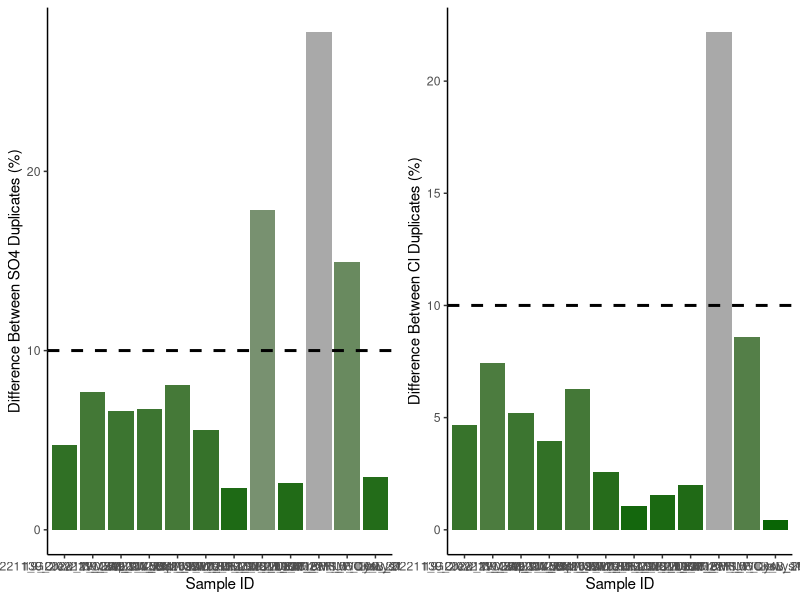
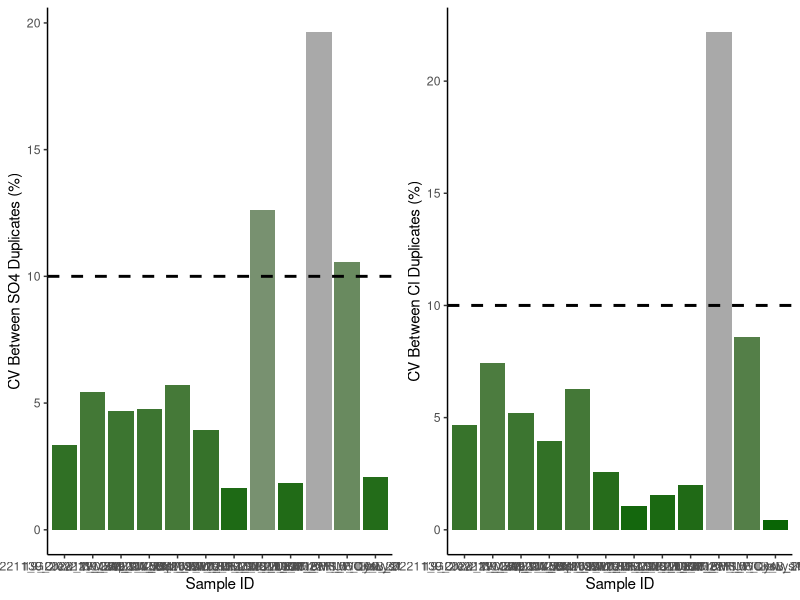
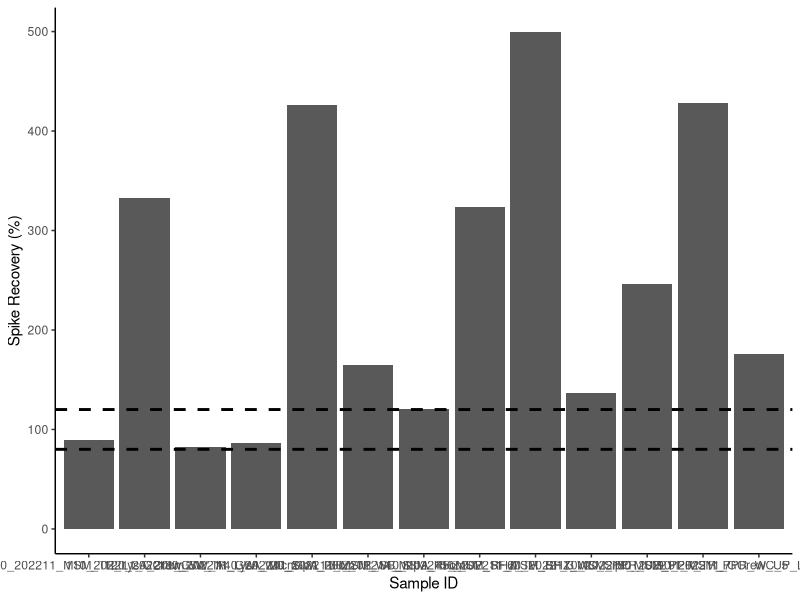

R code for these plots, in order: (Note: this script raises an error after producing the figures.)
## ---- chunk 1
knitr::opts_chunk$set(echo = TRUE)

## Load data.table package
library(data.table)
library(ggplot2)
library(dplyr)
library(data.table)
library(matrixStats)
library(gridExtra)
library(ggpubr)
library(grid)
library(stringr)
## ---- chunk 2
# SULFATE DATA: 

## Read in raw data file from Dionex - copied and saved as a txt
Sdat <- read.table("Raw Data/COMPASS_Synoptic_CB_MonMon_202211_SO4.txt",sep='\t' , header=T, skip=3)
head(Sdat)

## Only keep the columns that we need 
Sdat <- Sdat[ ,c(2,5)] # dont need this here 
head(Sdat)

## Name the columns correctly 
colnames(Sdat) <- c( "Sample_ID", "SO4_ppm")
Sdat$Sample_ID <- as.factor(Sdat$Sample_ID)
Sdat$SO4_ppm <- as.numeric(Sdat$SO4_ppm)
Sdat <- as.data.frame(Sdat)
head(Sdat)

#Chloride data 
## Read in raw data file from Dionex - copied and saved as a txt
Cldat <- read.table("Raw Data/COMPASS_Synoptic_CB_MonMon_202211_Cl.txt",sep='\t' , header=T, skip=3)
head(Cldat)

## Only keep the columns that we need 
Cldat <- Cldat[ ,c(2,5)]
head(Cldat)

## Name the columns correctly 
colnames(Cldat) <- c( "Sample_ID", "Cl_ppm")
Cldat$Sample_ID <- as.factor(Cldat$Sample_ID)
Cldat$Cl_ppm <- as.numeric(Cldat$Cl_ppm)
Cldat <- as.data.frame(Cldat)
head(Cldat) 


## Bring the data back together: 
all_dat <- merge(Sdat, Cldat, by="Sample_ID")
head(all_dat)

## Remove empty lines 
all_dat <- all_dat[!(is.na(all_dat$Sample_ID) | all_dat$Sample_ID==""), ]
head(all_dat)

all_dat <- droplevels(all_dat[!all_dat$Sample_ID == 'Lab Blank',])
head(all_dat)



## ---- chunk 3
stds <- all_dat[grepl("Standard", all_dat$Sample_ID),]
head(stds)

stds_chk_S <- stds %>%
	group_by(Sample_ID) %>%
	summarise(mean = mean(SO4_ppm), sd = sd(SO4_ppm))
stds_chk_S$cv <- (stds_chk_S$sd/stds_chk_S$mean)*100
stds_chk_S$flag <-  ifelse(stds_chk_S$cv <2, 'YES', 'NO, rerun')
head(stds_chk_S)

stds_chk_Cl <- stds %>%
	group_by(Sample_ID) %>%
	summarise(mean = mean(Cl_ppm), sd = sd(Cl_ppm))
stds_chk_Cl$cv <- (stds_chk_Cl$sd/stds_chk_Cl$mean)*100
stds_chk_Cl$flag <-  ifelse(stds_chk_Cl$cv <2, 'YES', 'NO, rerun')
head(stds_chk_Cl)

## ---- chunk 4
#remove standards from sample dataframe
sampledat <- all_dat[!grepl("Standard", all_dat$Sample_ID),]
head(sampledat)

# Constants needed for calculations: 
clmw <- 35.45     #molecular weight of Chloride: 35.45 
smw <- 32.06      #molecular weight of sulfur: 32.06


# Convert ppm to mmol/L
sampledat$SO4_mM <- (sampledat$SO4_ppm / smw)
sampledat$Cl_mM <- (sampledat$Cl_ppm / clmw)


# Calculate Salinity 
# calculated using the Knudsen equation 
# Salinity = 0.03 + 1.8050 * Chlorinity
# Ref: A Practical Handbook of Seawater Analysis by Strickland & Parsons (P. 11)
# =((1.807*Cl_ppm)+0.026)/1000
sampledat$salinity <- ((1.8070 * sampledat$Cl_ppm) + 0.026) / 1000


head(sampledat)
## ---- chunk 5
#Show me the data that we have from the calculations 
head(sampledat)

#pull out any rows that have "dup" in the SampleID column
dups <- sampledat %>%  
  filter(str_detect(Sample_ID, "dup"))      #have to change this to match data
head(dups)

#remove these from sample dataframe in a new dataframe
sampledat2 <- sampledat %>%  
  filter(!str_detect(Sample_ID, "dup")) %>%  
  filter(!str_detect(Sample_ID, "spk")) 
head(sampledat2)

#remove the dup from these IDs so we will have duplicate sample names
dups$Sample_ID<-gsub("_dup","",as.character(dups$Sample_ID))
dups <- dups[ ,-c(2,3)]
colnames(dups) <- c('Sample_ID', 'SO4_mM_dup', "Cl_mM_dup", "salinity_dup")
head(dups)

#put it back together with the old data set and look for duplicates 
QAdups <- merge(sampledat2, dups)
head(QAdups)

QAdups$SO4_dups_chk <- ((abs(QAdups$SO4_mM-QAdups$SO4_mM_dup))/((QAdups$SO4_mM+QAdups$SO4_mM_dup)/2))*100
QAdups$SO4_dups_flag <-  ifelse(QAdups$SO4_dups_chk <10, 'YES', 'NO, rerun')

QAdups$Cl_dups_chk <- ((abs(QAdups$Cl_mM-QAdups$Cl_mM_dup))/((QAdups$Cl_mM+QAdups$Cl_mM_dup)/2))*100
QAdups$Cl_dups_flag <-  ifelse(QAdups$Cl_dups_chk <10, 'YES', 'NO, rerun')

head(QAdups)

#plot dups output as a bar graph to easily check - want any over 10% to be red need to work on this 
Sdupsbar <- ggplot(data = QAdups, aes(x = Sample_ID, y = SO4_dups_chk, fill=SO4_dups_chk)) +
       geom_bar(stat = 'identity') + 
        scale_fill_gradient2(low='darkgreen', mid='darkgreen', high='darkgrey', space='Lab') + 
        theme_classic() + labs(x= "Sample ID", y="Difference Between SO4 Duplicates (%)") + 
        theme(legend.position="none") +  geom_hline(yintercept=10, linetype="dashed", 
                color = "black", size=1)


Cldupsbar <- ggplot(data = QAdups, aes(x = Sample_ID, y = Cl_dups_chk, fill=Cl_dups_chk)) +
       geom_bar(stat = 'identity') + 
        scale_fill_gradient2(low='darkgreen', mid='darkgreen', high='darkgrey', space='Lab') + 
        theme_classic() + labs(x= "Sample ID", y="Difference Between Cl Duplicates (%)") + 
        theme(legend.position="none") +  geom_hline(yintercept=10, linetype="dashed", 
                color = "black", size=1)

ggarrange(Sdupsbar, Cldupsbar,ncol=2, nrow=1)

#check for percent of no, reruns to see if it  would warrant reruns 
Perc_dups <- QAdups %>% 
  group_by(SO4_dups_flag) %>%
  summarise(S_no_rows = length(SO4_dups_flag)) 
Perc_dups1 <- QAdups %>% 
  group_by(Cl_dups_flag) %>%
  summarise(Cl_no_rows = length(Cl_dups_flag))
colnames(Perc_dups) <- c("Flag", "S_no_rows")
colnames(Perc_dups1) <- c("Flag", "Cl_no_rows")
Perc_dups2 <- cbind(Perc_dups, Perc_dups1)

Perc_dups2$Total <- length(QAdups$SO4_dups_flag)
Perc_dups2$S_Percent <- (Perc_dups2$S_no_rows / Perc_dups2$Total)*100
Perc_dups2$Cl_Percent <- (Perc_dups2$Cl_no_rows / Perc_dups2$Total)*100
head(Perc_dups2)


## ---- chunk 6
#the cv 
# calculate the sd bewteen the two duplicates then divide by the mean and multiply by 100 

df2 <- as.data.frame(QAdups$SO4_mM)
df2$dups <- QAdups$SO4_mM_dup

df2$sds <- apply(df2,1,sd)

QAdups$SO4_dups_cv <- (df2$sds)/((QAdups$SO4_mM+QAdups$SO4_mM_dup)/2) * 100
QAdups$SO4_dups_cv_flag <-  ifelse(QAdups$SO4_dups_cv <11, 'YES', 'NO, rerun')

head(QAdups)

#plot dups output as a bar graph to easily check - want any over 10% to be red need to work on this 
Sdupsbar <- ggplot(data = QAdups, aes(x = Sample_ID, y = SO4_dups_cv, fill=SO4_dups_chk)) +
       geom_bar(stat = 'identity') + 
        scale_fill_gradient2(low='darkgreen', mid='darkgreen', high='darkgrey', space='Lab') + 
        theme_classic() + labs(x= "Sample ID", y="CV Between SO4 Duplicates (%)") + 
        theme(legend.position="none") +  geom_hline(yintercept=10, linetype="dashed", 
                color = "black", size=1)


Cldupsbar <- ggplot(data = QAdups, aes(x = Sample_ID, y = Cl_dups_chk, fill=Cl_dups_chk)) +
       geom_bar(stat = 'identity') + 
        scale_fill_gradient2(low='darkgreen', mid='darkgreen', high='darkgrey', space='Lab') + 
        theme_classic() + labs(x= "Sample ID", y="CV Between Cl Duplicates (%)") + 
        theme(legend.position="none") +  geom_hline(yintercept=10, linetype="dashed", 
                color = "black", size=1)

ggarrange(Sdupsbar, Cldupsbar,ncol=2, nrow=1)

#check for percent of no, reruns to see if it  would warrant reruns 
Perc_dups <- QAdups %>% 
  group_by(SO4_dups_flag) %>%
  summarise(S_no_rows = length(SO4_dups_flag)) 
Perc_dups1 <- QAdups %>% 
  group_by(Cl_dups_flag) %>%
  summarise(Cl_no_rows = length(Cl_dups_flag))
colnames(Perc_dups) <- c("Flag", "S_no_rows")
colnames(Perc_dups1) <- c("Flag", "Cl_no_rows")
Perc_dups2 <- cbind(Perc_dups, Perc_dups1)

Perc_dups2$Total <- length(QAdups$SO4_dups_flag)
Perc_dups2$S_Percent <- (Perc_dups2$S_no_rows / Perc_dups2$Total)*100
Perc_dups2$Cl_Percent <- (Perc_dups2$Cl_no_rows / Perc_dups2$Total)*100
head(Perc_dups2)


## ---- chunk 7
#Show me the data that we have from the calculations 
head(sampledat)

#pull out any rows that have "spk" in the SampleID column
spks <- sampledat %>%  
  filter(str_detect(Sample_ID, "spk"))      #have to change this to match data
head(spks)

#remove the dup from these IDs so we will have duplicate sample names
spks$Sample_ID<-gsub("_spk","",as.character(spks$Sample_ID))
spks <- spks[ ,-c(2,3, 5,6)]
colnames(spks) <- c('Sample_ID', 'SO4_mM_spk')
head(spks)

#put it back together with the old data set and look for duplicates 
QAspks <- merge(sampledat, spks)
head(QAspks)

#now we need to calculate the spike concentration and calculate the spike recovery
spkconc <- (250/smw)    # in mM
spkvol <- 10             # in uL
spkvol <- spkvol/1000000 
#spike for these samples was 10uL of the 250mM standard
QAspks$SO4_spk_Conc <- (spkconc)*spkvol         # mmoles of SO4 
head(QAspks)

#need to determine dilution factors and initial amount of sample added
#if your samples are all the same dilution just use the first line 
#for Steph / COMPASS this depends on the site so... 
QAspks$Dilution <- 1
QAspks$Dilution <-  ifelse(str_detect(QAspks$Sample_ID, "MSM_UP"), 50, QAspks$Dilution)
QAspks$Dilution <-  ifelse(str_detect(QAspks$Sample_ID, "MSM_TR"), 50, QAspks$Dilution)
QAspks$Dilution <-  ifelse(str_detect(QAspks$Sample_ID, "MSM_WC"), 100, QAspks$Dilution)
QAspks$Dilution <-  ifelse(str_detect(QAspks$Sample_ID, "GCrew_UP"), 50, QAspks$Dilution)
QAspks$Dilution <-  ifelse(str_detect(QAspks$Sample_ID, "GCrew_TR"), 50, QAspks$Dilution)
QAspks$Dilution <-  ifelse(str_detect(QAspks$Sample_ID, "GCrew_WC"), 100, QAspks$Dilution)
QAspks$Dilution <-  ifelse(str_detect(QAspks$Sample_ID, "GWI_UP"), 100, QAspks$Dilution)
QAspks$Dilution <-  ifelse(str_detect(QAspks$Sample_ID, "GWI_TR"), 100, QAspks$Dilution)
QAspks$Dilution <-  ifelse(str_detect(QAspks$Sample_ID, "GWI_WC"), 200, QAspks$Dilution)
#QAspks$Dilution <-  ifelse(str_detect(QAspks$Sample_ID, "SWH_UP"), 100, QAspks$Dilution)
#QAspks$Dilution <-  ifelse(str_detect(QAspks$Sample_ID, "SWH_TR"), 100, QAspks$Dilution)
#QAspks$Dilution <-  ifelse(str_detect(QAspks$Sample_ID, "SWH_WC"), 100, QAspks$Dilution)

#Set Sample volumes in uL 
QAspks$SampleVol <- 1
QAspks$SampleVol <-  ifelse(str_detect(QAspks$Sample_ID, "MSM_UP"), 1501, QAspks$SampleVol)
QAspks$SampleVol <-  ifelse(str_detect(QAspks$Sample_ID, "MSM_TR"), 1501, QAspks$SampleVol)
QAspks$SampleVol <-  ifelse(str_detect(QAspks$Sample_ID, "MSM_WC"), 1475, QAspks$SampleVol)
QAspks$SampleVol <-  ifelse(str_detect(QAspks$Sample_ID, "GCrew_UP"), 1501, QAspks$SampleVol)
QAspks$SampleVol <-  ifelse(str_detect(QAspks$Sample_ID, "GCrew_TR"), 1501, QAspks$SampleVol)
QAspks$SampleVol <-  ifelse(str_detect(QAspks$Sample_ID, "GCrew_WC"), 1475, QAspks$SampleVol)
QAspks$SampleVol <-  ifelse(str_detect(QAspks$Sample_ID, "GWI_UP"), 1475, QAspks$SampleVol)
QAspks$SampleVol <-  ifelse(str_detect(QAspks$Sample_ID, "GWI_TR"), 1475, QAspks$SampleVol)
QAspks$SampleVol <-  ifelse(str_detect(QAspks$Sample_ID, "GWI_WC"), 1462, QAspks$SampleVol)
#QAspks$SampleVol <-  ifelse(str_detect(QAspks$Sample_ID, "SWH_UP"), 100, QAspks$SampleVol)
#QAspks$SampleVol <-  ifelse(str_detect(QAspks$Sample_ID, "SWH_TR"), 100, QAspks$SampleVol)
#QAspks$SampleVol <-  ifelse(str_detect(QAspks$Sample_ID, "SWH_WC"), 100, QAspks$SampleVol)

#change sample volume to L 
QAspks$SampleVol <- QAspks$SampleVol/1000000
head(QAspks)

#gives us the total SO4 in the sample in mmoles
QAspks$SO4_Total_unspkd <- (QAspks$SO4_mM/QAspks$Dilution)*(QAspks$SampleVol) 

##total SO4 in spiked sample in mmoles
QAspks$SO4_Total_spkd <- (QAspks$SO4_mM_spk/QAspks$Dilution)*(QAspks$SampleVol+spkvol) 

QAspks$SO4_expctd_spkd <-  (QAspks$SO4_Total_unspkd + QAspks$SO4_spk_Conc)
QAspks$spk_recovery <-    (QAspks$SO4_Total_spkd/QAspks$SO4_expctd_spkd)*100
QAspks$SO4_spks_flag <-  ifelse(QAspks$spk_recovery <=120 & QAspks$spk_recovery >=80 , 'YES', 'NO, rerun')  #fix 

head(QAspks)

#plot spk recoveries output as a bar graph to easily check - want any over 10% to be red need to work on this 
spksbar <- ggplot(data = QAspks, aes(x = Sample_ID, y = spk_recovery)) +
        geom_bar(stat = 'identity') + 
        scale_fill_manual(values=c("lightblue4")) + 
        theme_classic() + labs(x= "Sample ID", y="Spike Recovery (%)") + 
        theme(legend.position="none") +  
        geom_hline(yintercept=80, linetype="dashed", color = "black", size=1) + 
        geom_hline(yintercept=120, linetype="dashed", color = "black", size=1)

spksbar



#check for percent of no, reruns to see if it  would warrant reruns 
Perc_spks <- QAspks %>% 
  group_by(SO4_spks_flag) %>%
  summarise(no_rows = length(SO4_spks_flag)) 
Perc_spks$Total <- length(QAspks$SO4_spks_flag)
Perc_spks$Percent <- (Perc_spks$no_rows / Perc_spks$Total)*100
head(Perc_spks)

## ---- chunk 8
#for steph <- pull out identifiers of the sample names 
#pull the sample ID and separate it by the underscores 
IDs <- data.frame(do.call('rbind', strsplit(as.character(sampledat2$Sample_ID),'_',fixed=TRUE)))
colnames(IDs) <- c("Analysis_No" , "Date","Site", "Zone", "Replicate", "Depth", "Tree")
head(IDs)

#rejoin them to the dataframe
alldat <- cbind(IDs, sampledat2)
head(alldat)

## ---- chunk 9
write.csv(alldat, file="Processed Data/COMPASS_SynopticCB_PW_Processed_Cl_SO4_202211.csv")  #Change file name
